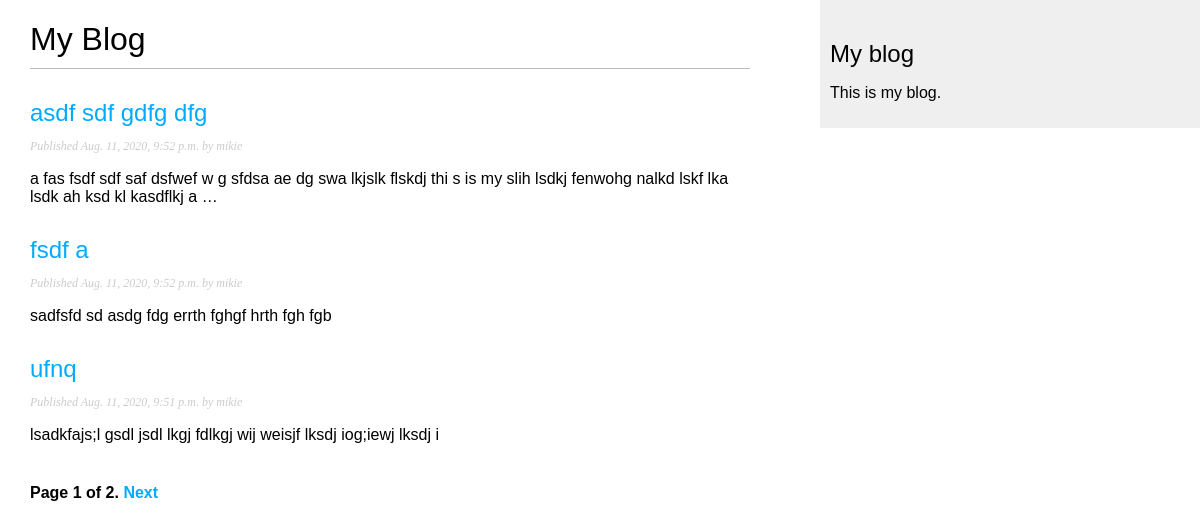
Screenshot of /blog/ with the database file from the repository.
### blog/models.py (models this page shows, shortened)
class Post(models.Model):
    STATUS_CHOICES = (
        ('draft', 'Draft'),
        ('published', 'Published'),
    )
    title = models.CharField(max_length=250)
    slug = models.SlugField(max_length=250, unique_for_date='publish')
    author = models.ForeignKey(
        User, on_delete=models.CASCADE, related_name='blog_posts')
    body = models.TextField()
    publish = models.DateTimeField(default=timezone.now)
    created = models.DateTimeField(auto_now_add=True)
    updated = models.DateTimeField(auto_now=True)
    status = models.CharField(
        max_length=10, choices=STATUS_CHOICES, default='draft')
    class Meta:
        ordering = ('-publish',)
    objects = models.Manager()  # The default manager.
    published = PublishedManager()  # Our custom manager.
    def get_absolute_url(self):
        return reverse('blog:post_detail',
                       args=[self.publish.year,
                             self.publish.month,
                             self.publish.day, self.slug])

### blog/views.py (the view)
# urls.py: path('', views.PostListView.as_view(), name='post_list'),
class PostListView(ListView):
    queryset = Post.published.all()
    context_object_name = 'posts'
    paginate_by = 3
    template_name = 'blog/post/list.html'

### blog/templates/blog/post/list.html (shortened to what this page needs)
{% extends "blog/base.html" %}
{% block content %}
    <h1>My Blog</h1>
    {% for post in posts %}
        <h2>
            <a href="{{ post.get_absolute_url }}">
                {{ post.title }}
            </a>
        </h2>
        <p class="date">
            Published {{ post.publish }} by {{ post.author }}
        </p>
        {{ post.body|truncatewords:30|linebreaks }}
    {% endfor %}
    {% include "pagination.html" with page=page_obj %}
{% endblock %}

### blog/static/css/blog.css (style rules this page uses)
body { margin: 0; padding: 0; font-family: helvetica, sans-serif; }
a { color: #00abff; text-decoration: none; }
h1 { font-weight: normal; border-bottom: 1px solid #bbb; padding: 0 0 10px 0; }
h2 { font-weight: normal; margin: 30px 0 0; }
p.date { color: #ccc; font-family: georgia, serif; font-size: 12px; font-style: italic; }

### rows the page displays
Post: title "asdf sdf gdfg dfg", publish "Aug. 11, 2020, 9:52 p.m.", author "mikie", body "a fas fsdf sdf saf dsfwef w g sfdsa ae dg swa lkjslk flskdj thi s is my slih lsdkj fenwohg nalkd lskf lka lsdk ah ksd kl kasdflkj a …"
Post: title "fsdf a", publish "Aug. 11, 2020, 9:52 p.m.", author "mikie", body "sadfsfd sd asdg fdg errth fghgf hrth fgh fgb"
Post: title "ufnq", publish "Aug. 11, 2020, 9:51 p.m.", author "mikie", body "lsadkfajs;l gsdl jsdl lkgj fdlkgj wij weisjf lksdj iog;iewj lksdj i"

### other values shown
{{ page.number }} "1"
{{ page.paginator.num_pages }} "2"
